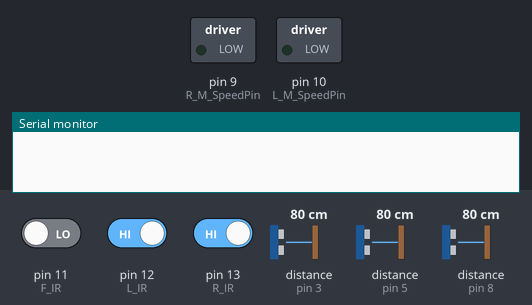
A sketch run on a simulated Arduino Uno, built with avr-gcc and run on an emulated ATmega328P. Shown: switched loads named in the sketch (green lamp = pin HIGH), the last lines printed to the serial monitor. Wiring (inferred from the names in the program): 3 × ultrasonic range finder: trigger pin 4, echo pin 3 / trigger pin 6, echo pin 5 / trigger pin 7, echo pin 8. Inputs (shaded band) come from the test bench; at power-on: distance to the obstacle (sensors on pin 3, pin 5, pin 8) 80 cm, pin 11 (F_IR) LOW, pin 12 (L_IR) HIGH, pin 13 (R_IR) HIGH. The echo pulse lasts 58.3 µs per cm; pins used as bus, display or sensor lines are not drawn.

Above: at 1.2 s.
1.3 s: distance to the obstacle (sensor on pin 3) set to 23 cm
2.8 s: distance to the obstacle (sensor on pin 3) set to 20 cm
At 2.87 s:
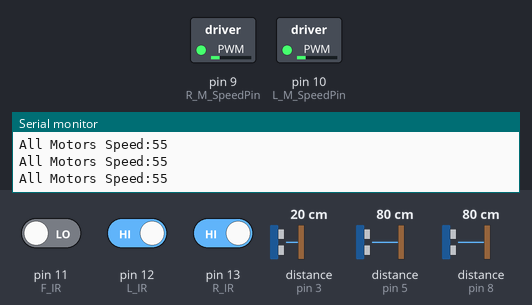
At 3.98 s:
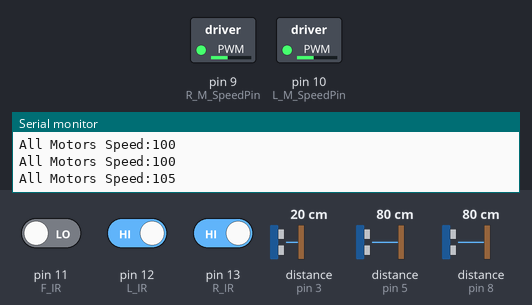
5.8 s: distance to the obstacle (sensor on pin 5) set to 25 cm
8.8 s: distance to the obstacle (sensor on pin 5) set to 20 cm
At 9.3 s:
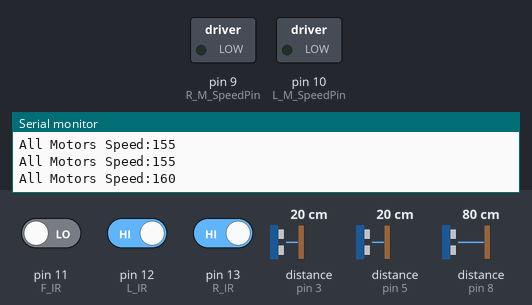
10.3 s: distance to the obstacle (sensor on pin 8) set to 24 cm
11.8 s: distance to the obstacle (sensor on pin 8) set to 19 cm
At 15.0 s:
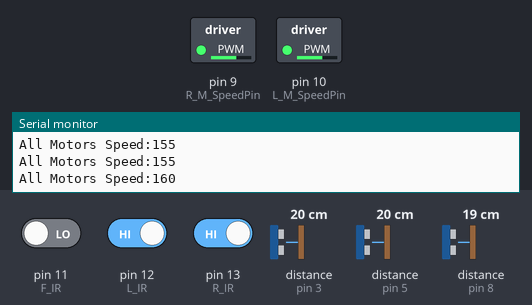
Timing chart, 0 to 15.8 s (numbered marks = the images above; inputs shaded):
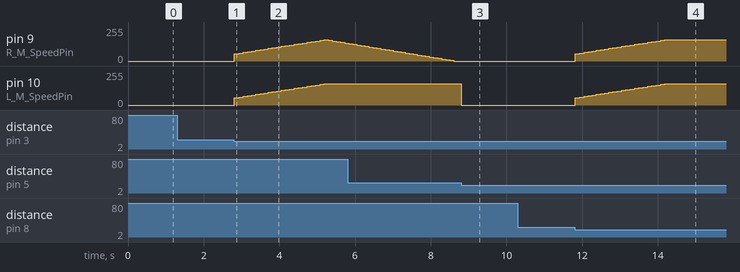

Measured:
- the behaviour switches between 22 and 21 cm on distance to the obstacle (sensor on pin 3) (found by bisection; images 0 and 1)
- the behaviour switches between 22 and 21 cm on distance to the obstacle (sensor on pin 5) (found by bisection; images 2 and 3)
- the behaviour switches between 22 and 21 cm on distance to the obstacle (sensor on pin 8) (found by bisection; images 3 and 4)
- after the input at 1.3 s, every drawn part: stays the same
- after the input at 2.8 s, pin 9 (R_M_SpeedPin): rises from 0/255 to 160/255 in 2.4 s, then falls to 135/255 in 0.53 s; pin 10 (L_M_SpeedPin): moves from 0/255 to 160/255 over 2.4 s, starting at once
- after the input at 8.8 s, pin 10 (L_M_SpeedPin): 160/255 → 0/255 at once
- after the input at 10.3 s, every drawn part: stays the same
- after the input at 11.8 s, pin 9 (R_M_SpeedPin), pin 10 (L_M_SpeedPin): moves from 0/255 to 160/255 over 2.4 s, starting at once

The sketch:

Autonomous_Robot.ino
```cpp
/////////////////////// IR ///////////////////////////////////////////
#define F_IR 11             // Front infrared sensor pin
#define L_IR 12             // Left infrared sensor pin
#define R_IR 13             // Right infrared sensor pin
//////////////////////////////////////////////////////////////////////


////////////////////////// Ultrasonic /////////////////////////////////
#define MAX_DISTANCE 20     // Threshold distance for obstacle detection

#define US_F_echo 8        // Front ultrasonic sensor echo pin
#define US_F_trigger 7     // Front ultrasonic sensor trigger pin

#define US_R_echo 5       // Right ultrasonic sensor echo pin
#define US_R_trigger 6    // Right ultrasonic sensor trigger pin

#define US_L_echo 3      // Left ultrasonic sensor echo pin
#define US_L_trigger 4   // Left ultrasonic sensor trigger pin
///////////////////////////////////////////////////////////////////////


//////////////////// For Motors and Motion ////////////////////////////
#define R_M_SpeedPin 9      // Right Motor PWM pin
#define R_M_DirectionPin 8  // Right Motor Direction pin

#define L_M_SpeedPin 10     // Left Motor PWM pin
#define L_M_DirectionPin 7 // Left Motor Direction pin

#define MaxSpeed 160
#define StartSpeed 50
#define SpeedMargin 5		  // how much speed to increase or decrease (0 - 255)
#define DiffrentialSpeed 50
#define TimeMargin 100 		// time between two speed changes  (in ms)

#define RightMotor 1
#define LeftMotor 2
#define AllMotors 3
////////////////////////////////////////////////////////////////////////


void check_Ultrasonics();
void Trigger_UltraSonic();


void Accelerate(int TargetSpeed = MaxSpeed , int TargetMotor = AllMotors);
void Decelerate(int TargetSpeed = StartSpeed, int TargetMotor = AllMotors);
void forward();
void backward();
void RotateRight();
void RotateLeft();
void SteerLeft();
void SteerRight();

unsigned int speed = StartSpeed;
unsigned long int TimeStamp =0;
char lastDirection = 'S';


int R_duration, R_distance , L_duration, L_distance , F_duration, F_distance;
long int US_R_time=0;
long int US_L_time=0;

void setup()
{
  Serial.begin(9600); // Start serial communication
  TimeStamp = millis();
  // Setup pins

  pinMode(R_M_SpeedPin,OUTPUT);
  pinMode(L_M_SpeedPin,OUTPUT);
  pinMode(R_M_DirectionPin,OUTPUT);
  pinMode(L_M_DirectionPin,OUTPUT);

  pinMode(US_F_trigger, OUTPUT);
  pinMode(US_R_trigger, OUTPUT);
  pinMode(US_L_trigger, OUTPUT);
  pinMode(US_F_echo, INPUT);
  pinMode(US_R_echo, INPUT);
  pinMode(US_L_echo, INPUT);
  pinMode(L_IR, INPUT);
  pinMode(R_IR, INPUT);
  pinMode(F_IR, INPUT);

}
//////////////////////////////////////////////////////////////////////////////////////////
void loop()
{


  check_Ultrasonics();

  if ( digitalRead(R_IR) == LOW && digitalRead(F_IR) == HIGH && digitalRead(L_IR) == LOW )
  {
    forward();
  }
  else if (( digitalRead(R_IR) == HIGH && digitalRead(F_IR) == LOW && digitalRead(L_IR) == LOW ) || (digitalRead(R_IR) == HIGH && digitalRead(F_IR) == HIGH && digitalRead(L_IR) == LOW) )
  {
    RotateRight();
  }
  else if ((digitalRead(R_IR) == LOW && digitalRead(F_IR) == LOW && digitalRead(L_IR) == HIGH) || (digitalRead(R_IR) == LOW && digitalRead(F_IR) == HIGH && digitalRead(L_IR) == HIGH))
  {
    RotateLeft();
  }
  else if (digitalRead(R_IR) == HIGH &&  digitalRead(F_IR) == HIGH && digitalRead(L_IR) == HIGH)
  {
    Serial.println("Zone Changed");
    forward();
  }
  else if (digitalRead(R_IR) == LOW &&  digitalRead(F_IR) == LOW && digitalRead(L_IR) == LOW)
  {

    switch (lastDirection)
    {
      case 'R':
        RotateLeft();
      break;

      case 'L':
        RotateRight();
      break;

      case 'F':
        Decelerate();
      break;

      default:
        forward();
      break;
    }

  }
}


/////////////////////////////////////////////////////////////////////////////////////////////////////////////////

void Accelerate(int TargetSpeed, int TargetMotor)
{
	if (millis() - TimeStamp >= TimeMargin && speed < TargetSpeed)
  {
    TimeStamp = millis();
    speed += SpeedMargin;
  }
  switch (TargetMotor)
  {
    case AllMotors:
      Serial.print("All Motors Speed:");
      Serial.println(speed);
      analogWrite(R_M_SpeedPin,speed);
      analogWrite(L_M_SpeedPin,speed);
    break;

    case LeftMotor:
      Serial.print("Left Motor Speed:");
      Serial.println(speed);
      analogWrite(L_M_SpeedPin,speed);
    break;

    case RightMotor:
      Serial.print("Right Motor Speed:");
      Serial.println(speed);
      analogWrite(R_M_SpeedPin,speed);
    break;

    default:
    break;
  }

  return;
}


void Decelerate(int TargetSpeed , int TargetMotor)
{
	if (millis() - TimeStamp >= TimeMargin && (speed > TargetSpeed && speed<= MaxSpeed))
  {
    TimeStamp = millis();
    speed -= SpeedMargin;
  }

  switch (TargetMotor)
  {
    case AllMotors:
      // Serial.print("All Motors Speed:");
      // Serial.println(speed);       // debug
      analogWrite(R_M_SpeedPin,speed);
      analogWrite(L_M_SpeedPin,speed);
    break;

    case LeftMotor:
      // Serial.print("Left Motor Speed:");
      // Serial.println(speed);   /// debug
      analogWrite(L_M_SpeedPin,speed);
    break;

    case RightMotor:
      // Serial.print("Right Motor Speed:");
      // Serial.println(speed);      //debug
      analogWrite(R_M_SpeedPin,speed);
    break;

    default:
    break;
  }
  return;
}

void SteerRight()
{
  static int TargetSteeringSpeed = speed - DiffrentialSpeed;
  switch (lastDirection)
  {
  	case 'r':
      // Serial.println("Already Steering Right!"); //debug
    break;

    case 'S':
      RotateRight();
    break;

    case 'B':
    	// Serial.println(TargetSteeringSpeed);
    	Decelerate(TargetSteeringSpeed ,LeftMotor);
    	speed == TargetSteeringSpeed? lastDirection = 'r' : lastDirection = lastDirection ;
    break;

    default :
    	// Serial.println(TargetSteeringSpeed);
    	Decelerate(TargetSteeringSpeed ,RightMotor);
    	speed == TargetSteeringSpeed? lastDirection = 'r' : lastDirection = lastDirection ;
    break;
  }
  return;
}

void SteerLeft()
{
  static int TargetSteeringSpeed = speed - DiffrentialSpeed;
	switch (lastDirection)
  {
  	case 'l':
      // Serial.println("Already Steering Left!");
    break;

    case 'S':
      RotateLeft();
    break;

    case 'B':
    	// Serial.println(TargetSteeringSpeed);
    	Decelerate(TargetSteeringSpeed ,RightMotor);
    	speed == TargetSteeringSpeed? lastDirection = 'r' : lastDirection = lastDirection ;
    break;

    default :
    	// Serial.println(TargetSteeringSpeed);
    	Decelerate(TargetSteeringSpeed ,LeftMotor);
    	speed == TargetSteeringSpeed? lastDirection = 'l' : lastDirection = lastDirection ;
    break;
  }
  return;
}


void forward()
{
  switch (lastDirection)
  {
  	case 'F':
      // Serial.println("Already going Forward!"); //debug
    break;

    case 'r':
      Decelerate(MaxSpeed ,RightMotor);
      // Serial.println("Already going Forward!"); //debug
      speed == MaxSpeed ? lastDirection = 'F' : lastDirection = 'r';
    break;

    case 'l':
      Decelerate(MaxSpeed ,LeftMotor);
      // Serial.println("Already going Forward!"); //debug
      speed == MaxSpeed ? lastDirection = 'F' : lastDirection = 'l';
    break;

    case 'S':
      digitalWrite(R_M_DirectionPin, HIGH);
      digitalWrite(L_M_DirectionPin, LOW);
		  Accelerate();											// default acceleration will accelerate till MaxSpeed
    	speed == MaxSpeed ? lastDirection = 'F' : lastDirection = 'S';
    break;

    default :
    	if (speed > StartSpeed)
      {
        Decelerate();
      }
      else if (speed = StartSpeed)
      {
        lastDirection = 'S';
      }
    break;
  }

  return;
}

void backward()
{

  switch (lastDirection)
  {
  	case 'B':
      // Serial.println("Already going Backward!");
    break;

    case 'S':
      digitalWrite(R_M_DirectionPin, LOW);
    	digitalWrite(L_M_DirectionPin, HIGH);
		  Accelerate();											// default acceleration will accelerate till MaxSpeed
    	speed == MaxSpeed ? lastDirection = 'B' : lastDirection = 'S';
    break;

    default :
    	if (speed > StartSpeed)
      {
        Decelerate();
      }
      else if (speed = StartSpeed)
      {
        lastDirection = 'S';
      }
    break;
  }


  return;
}

void RotateRight()
{
  switch (lastDirection)
  {
  	case 'R':
      // Serial.println("Already going Right!");
    break;

    case 'S':
      digitalWrite(R_M_DirectionPin, HIGH);
    	digitalWrite(L_M_DirectionPin, HIGH);
		  Accelerate();											// default acceleration will accelerate till MaxSpeed
    	speed == MaxSpeed ? lastDirection = 'R' : lastDirection = 'S';
    break;

    default :
    	if (speed > StartSpeed)
      {
        Decelerate();
      }
      else if (speed = StartSpeed)
      {
        lastDirection = 'S';
      }
    break;
  }

  return;
}

void RotateLeft()
{
  switch (lastDirection)
  {
  	case 'L':
      // Serial.println("Already going Left!");
    break;

    case 'S':
      digitalWrite(R_M_DirectionPin, LOW);
      digitalWrite(L_M_DirectionPin, LOW);
      Accelerate();											// default acceleration will accelerate till MaxSpeed
    	speed == MaxSpeed ? lastDirection = 'L' : lastDirection = 'S';
    break;

    default :
    	if (speed > StartSpeed)
      {
        Decelerate();
      }
      else if (speed = StartSpeed)
      {
        lastDirection = 'S';
      }
    break;
  }

  return;
}

/////////////////////////////////////////////////////////////////////////////////////

void check_Ultrasonics()
{
  Trigger_UltraSonic();

  if (F_distance <= MAX_DISTANCE)   // obstacle in front
  {
    backward();
  }
  else if (R_distance <= MAX_DISTANCE) // obstacle on the right
  {
    SteerLeft();
  }
  else if (L_distance <= MAX_DISTANCE) // obstacle on the Left
  {
    SteerRight();
  }

 return;
}

void Trigger_UltraSonic()
{

  digitalWrite(US_F_trigger, LOW);
  delayMicroseconds(2);
  digitalWrite(US_F_trigger, HIGH);
  delayMicroseconds(5);
  digitalWrite(US_F_trigger, LOW);
  F_duration = pulseIn(US_F_echo, HIGH);
  F_distance = microsecondsToCentimeters(F_duration);

  digitalWrite(US_R_trigger, LOW);
  delayMicroseconds(2);
  digitalWrite(US_R_trigger, HIGH);
  delayMicroseconds(5);
  digitalWrite(US_R_trigger, LOW);
  R_duration = pulseIn(US_R_echo, HIGH);
  R_distance = microsecondsToCentimeters(R_duration);

  digitalWrite(US_L_trigger, LOW);
  delayMicroseconds(2);
  digitalWrite(US_L_trigger, HIGH);
  delayMicroseconds(5);
  digitalWrite(US_L_trigger, LOW);
  L_duration = pulseIn(US_L_echo, HIGH);
  L_distance = microsecondsToCentimeters(L_duration);

}

long microsecondsToCentimeters(long microseconds)
{
  return microseconds / 29 / 2;
}
```
